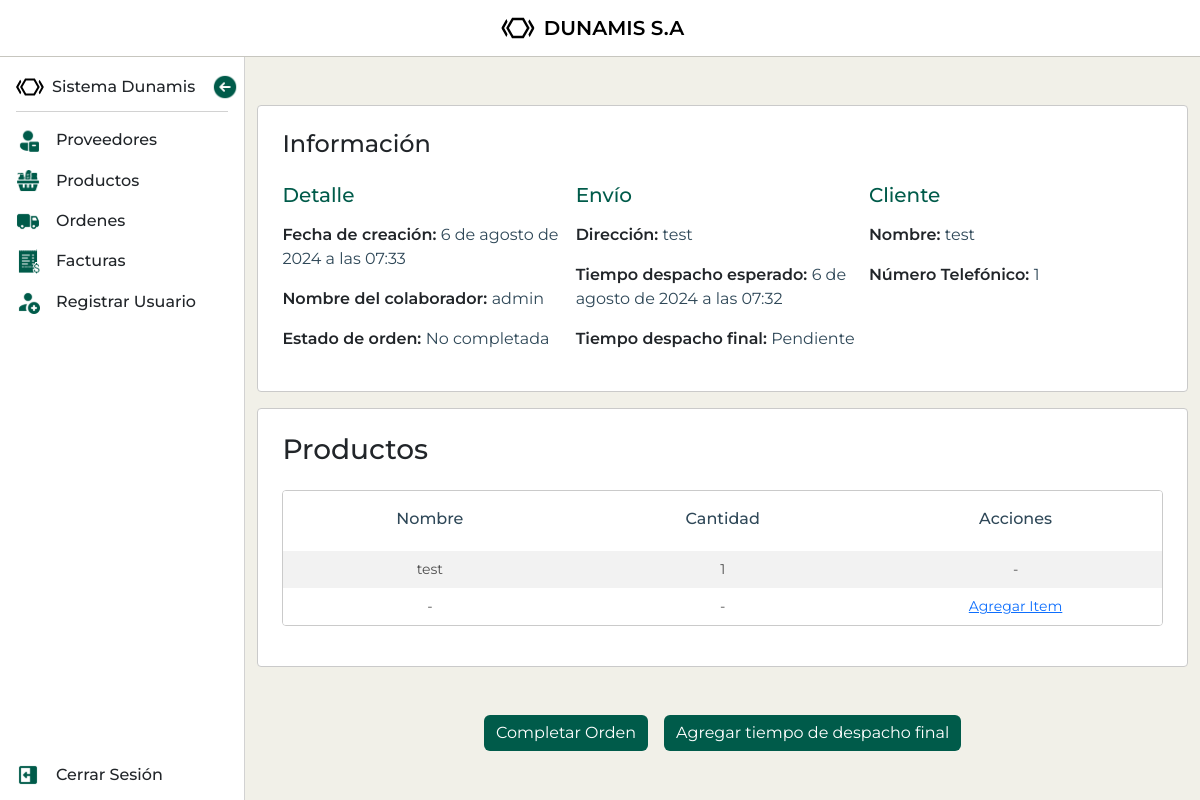
The app's page /ordenes/32/ (signed in), older data.
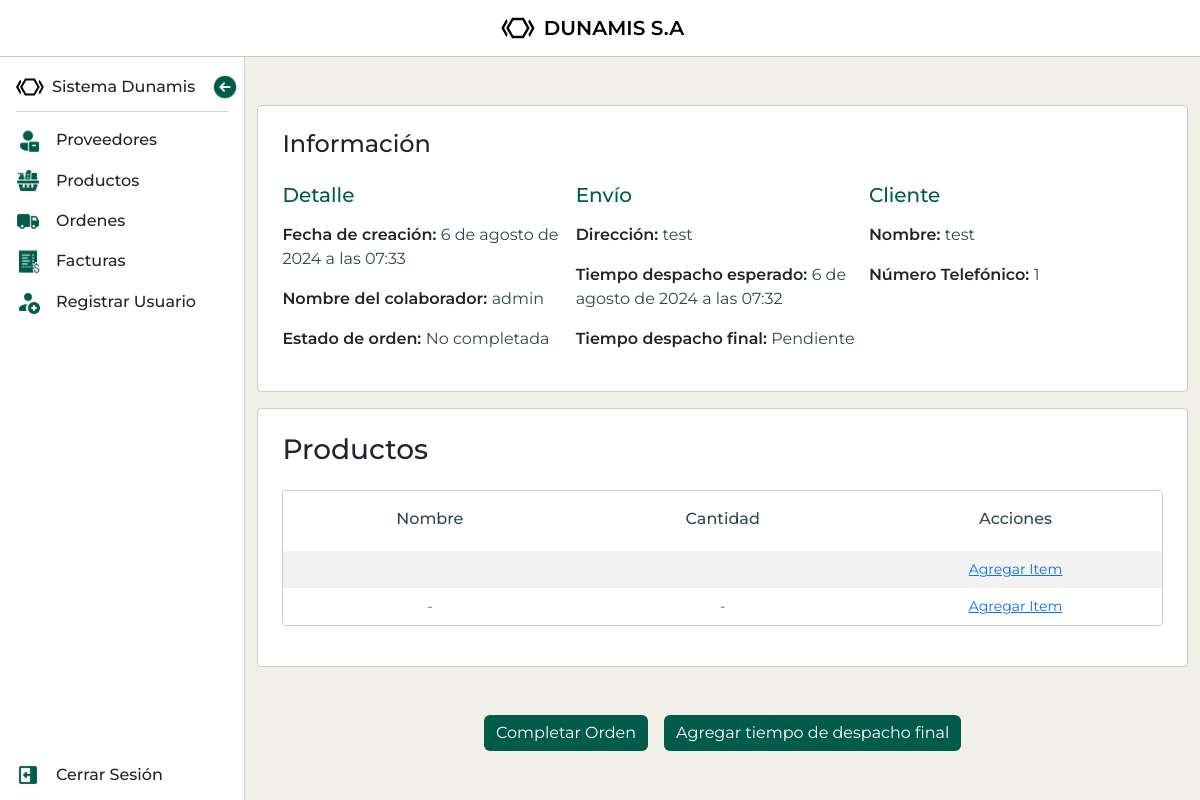
The same page, newer data.
### mod_ventas/sub_mod_ordenes/models.py (models this page shows, shortened)
class OrdenItem(models.Model):
    orden = models.ForeignKey(Orden, related_name='items', on_delete=models.CASCADE)
    producto = models.ForeignKey(Producto, on_delete=models.CASCADE)
    cantidad = models.PositiveIntegerField()
    precio_unitario = models.FloatField(default=0)

### mod_ventas/sub_mod_productos/models.py (models this page shows, shortened)
class Producto(models.Model):
    nombre = models.CharField(max_length=150)
    imagen = models.ImageField(upload_to='productos/', blank=True, null=True, default='productos/default.png')
    tipo_producto = models.ForeignKey(TipoProducto, on_delete=models.CASCADE, default=1)
    proveedor = models.ForeignKey(Proveedor, on_delete=models.CASCADE, default=1)
    precio_compra = models.FloatField(validators=[MinValueValidator(1)], default=0)
    precio_venta = models.FloatField(validators=[MinValueValidator(1)], default=0)
    codigo_lote = models.CharField(max_length=150, default='')
    stock = models.IntegerField(default=0)
    fecha_vencimiento = models.DateField(default=date.today)
    slug = models.SlugField(default='', null=False)
    activo = models.BooleanField(default=True)
    descripcion = models.TextField()

### mod_ventas/sub_mod_ordenes/views.py (the view)
# urls.py: path('<int:pk>/', OrdenDetailView.as_view(), name='detalle_orden'),
class OrdenDetailView(LoginRequiredMixin, DetailView):
    model = Orden
    template_name = 'sub_mod_ordenes/detalle_orden.html'
    context_object_name = 'orden'
    def get_queryset(self):
        return Orden.objects.filter(usuario=self.request.user)

### mod_ventas/sub_mod_ordenes/templates/sub_mod_ordenes/detalle_orden.html (shortened to what this page needs)
{% extends 'base.html' %}
{% block content %}
	<div class="order-details mt-5">
		<h2 class="order-details-title">Información</h2>
		<div class="order-wrapper">
			<div class="details">
				<h3>Detalle</h3>
				<ul class="order-details-list">
					<li>Fecha de creación: <span>{{ orden.fecha_creacion }}</span></li>
					<li>Nombre del colaborador: <span>{{ orden.usuario }}</span></li>
				{% if orden.completada %}
					<li>Estado de orden: <span>Completada</span></li>
				{% else %}
					<li>Estado de orden: <span>No completada</span></li>
        		{% endif %}
				</ul>
			</div>
			<div class="shipment">
				<h3>Envío</h3>
				<ul class="order-details-list">
					<li>Dirección: <span>{{ orden.direccion_envio }}</span></li>
					<li>Tiempo despacho esperado: <span>{{ orden.tiempo_despacho_esperado }}</span></l>
				{% if objeto.tiempo_despacho_real %}
					<li>Tiempo despacho final: <span>{{ orden.tiempo_despacho_real }}</span></li>
					{% else %}
					<li>Tiempo despacho final: <span>Pendiente</span></li>
				{% endif %}
				</ul>
			</div>
			<div class="client">
				<h3>Cliente</h3>
				<ul class="order-details-list">
					<li>Nombre: <span>{{ orden.nombre_cliente }}</span></li>
					<li>Número Telefónico: <span>{{ orden.numero_telefono_cliente }}</span></li>
				</ul>
			</div>
		</div>
	</div>
	<div class="order-items mt-3">
		<h3 class="order-items-title">Productos</h3>
		<div class="table-responsive">
			<table class="table table-striped">
				<thead>
					<tr class="table-header">
						<th scope="col">Nombre</th>
						<th scope="col">Cantidad</th>
						<th scope="col">Acciones</th>
					</tr>
				</thead>
				<tbody>
				{% if orden.items.all %}
					{% for item in orden.items.all %}
						<tr>
							<td>
								<p>{{ item.producto.nombre }}</p>
							</td>
							<td>
								<p>{{ item.cantidad }}</p>
							</td>
							<td>
								<p>-</p>
							</td>
					{% endfor %}
				{% else %}
						<td>
						</td>
						<td>
						</td>
					{% if not orden.completada %}
						<td>
							<p><a href="{% url 'agregar_item_orden' orden.id %}">Agregar Item</a></p>
						</td>
					{% endif %}
				{% endif %}
					</tr>
					<tr>
						<td>
							<p>-</p>
						</td>
						<td>
							<p>-</p>
						</td>
						{% if not orden.completada %}
						<td>
							<p><a href="{% url 'agregar_item_orden' orden.id %}">Agregar Item</a></p>
						</td>
				{% endif %}
				</tr>
			</tbody>
		</table>
		</div>
	</div>
<div class="d-flex justify-content-center gap-3 my-5">
	{% if not orden.completada %}
		<a class="btn d-inline" href="{% url 'completar_orden' orden.id %}">Completar Orden</a>
	{% endif %}
	{% if not orden.tiempo_despacho_real %}
		<a class="btn d-inline" href="{% url 'set_tiempo_despacho' orden.id %}">Agregar tiempo de despacho final</a>
	{% endif %}
</div>
{% endblock %}

Row changes from the older to the newer data that the page shows:
removed OrdenItem: producto.nombre "test", cantidad "1"
Text that changed along with them:
text now shown: "Agregar Item"
